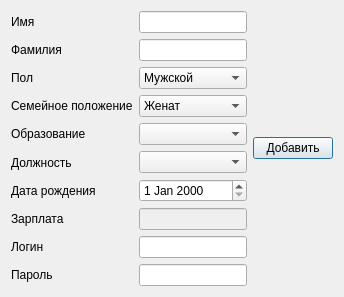
<?xml version="1.0" encoding="UTF-8"?>
<ui version="4.0">
 <class>Add_Dialog</class>
 <widget class="QDialog" name="Add_Dialog">
  <property name="geometry">
   <rect>
    <x>0</x>
    <y>0</y>
    <width>380</width>
    <height>274</height>
   </rect>
  </property>
  <property name="windowTitle">
   <string>Dialog</string>
  </property>
  <layout class="QHBoxLayout" name="horizontalLayout">
   <property name="sizeConstraint">
    <enum>QLayout::SetFixedSize</enum>
   </property>
   <item>
    <layout class="QVBoxLayout" name="verticalLayout">
     <item>
      <widget class="QLabel" name="label">
       <property name="text">
        <string>Имя</string>
       </property>
      </widget>
     </item>
     <item>
      <widget class="QLabel" name="label_2">
       <property name="text">
        <string>Фамилия</string>
       </property>
      </widget>
     </item>
     <item>
      <widget class="QLabel" name="label_9">
       <property name="text">
        <string>Пол</string>
       </property>
      </widget>
     </item>
     <item>
      <widget class="QLabel" name="label_3">
       <property name="text">
        <string>Семейное положение</string>
       </property>
      </widget>
     </item>
     <item>
      <widget class="QLabel" name="label_4">
       <property name="text">
        <string>Образование</string>
       </property>
      </widget>
     </item>
     <item>
      <widget class="QLabel" name="label_5">
       <property name="text">
        <string>Должность</string>
       </property>
      </widget>
     </item>
     <item>
      <widget class="QLabel" name="label_6">
       <property name="text">
        <string>Дата рождения</string>
       </property>
      </widget>
     </item>
     <item>
      <widget class="QLabel" name="label_10">
       <property name="text">
        <string>Зарплата</string>
       </property>
      </widget>
     </item>
     <item>
      <widget class="QLabel" name="label_7">
       <property name="text">
        <string>Логин</string>
       </property>
      </widget>
     </item>
     <item>
      <widget class="QLabel" name="label_8">
       <property name="text">
        <string>Пароль</string>
       </property>
      </widget>
     </item>
    </layout>
   </item>
   <item>
    <layout class="QVBoxLayout" name="verticalLayout_2">
     <item>
      <widget class="QLineEdit" name="nameEdit"/>
     </item>
     <item>
      <widget class="QLineEdit" name="surnameEdit"/>
     </item>
     <item>
      <widget class="QComboBox" name="sexEdit">
       <item>
        <property name="text">
         <string>Мужской</string>
        </property>
       </item>
       <item>
        <property name="text">
         <string>Женский</string>
        </property>
       </item>
      </widget>
     </item>
     <item>
      <widget class="QComboBox" name="famstatEdit">
       <item>
        <property name="text">
         <string>Женат</string>
        </property>
       </item>
       <item>
        <property name="text">
         <string>Не женат</string>
        </property>
       </item>
      </widget>
     </item>
     <item>
      <widget class="QComboBox" name="educEdit"/>
     </item>
     <item>
      <widget class="QComboBox" name="posEdit"/>
     </item>
     <item>
      <widget class="QDateEdit" name="birthdateEdit"/>
     </item>
     <item>
      <widget class="QLineEdit" name="salaryEdit">
       <property name="enabled">
        <bool>false</bool>
       </property>
      </widget>
     </item>
     <item>
      <widget class="QLineEdit" name="logEdit"/>
     </item>
     <item>
      <widget class="QLineEdit" name="passEdit">
       <property name="echoMode">
        <enum>QLineEdit::Password</enum>
       </property>
      </widget>
     </item>
    </layout>
   </item>
   <item>
    <widget class="QPushButton" name="addButton">
     <property name="text">
      <string>Добавить</string>
     </property>
    </widget>
   </item>
  </layout>
 </widget>
 <resources/>
 <connections/>
</ui>
